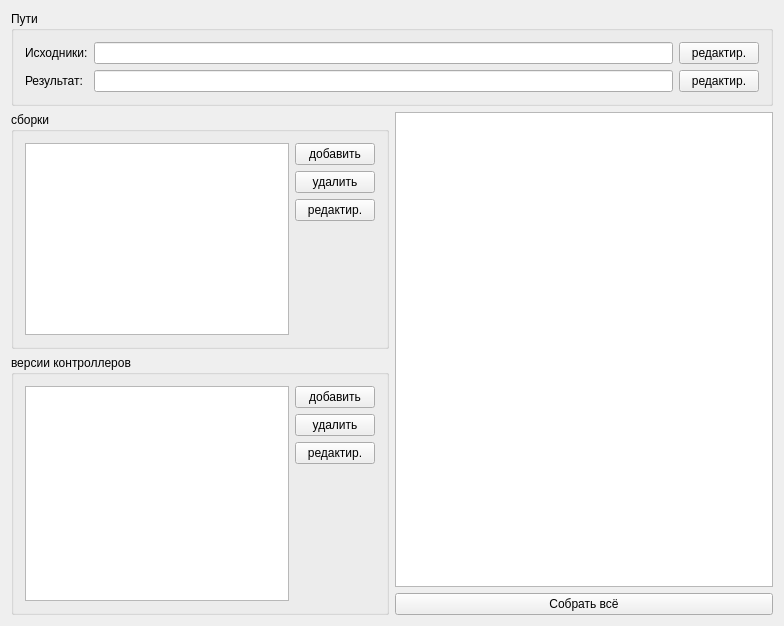
<?xml version="1.0" encoding="UTF-8"?>
<ui version="4.0">
 <class>MainWindow</class>
 <widget class="QMainWindow" name="MainWindow">
  <property name="geometry">
   <rect>
    <x>0</x>
    <y>0</y>
    <width>784</width>
    <height>626</height>
   </rect>
  </property>
  <property name="windowTitle">
   <string>MainWindow</string>
  </property>
  <widget class="QWidget" name="centralWidget">
   <layout class="QGridLayout" name="gridLayout_4">
    <item row="0" column="0" colspan="2">
     <widget class="QGroupBox" name="groupBox_3">
      <property name="title">
       <string>Пути</string>
      </property>
      <layout class="QGridLayout" name="gridLayout_3">
       <item row="0" column="0">
        <widget class="QLabel" name="label">
         <property name="text">
          <string>Исходники:</string>
         </property>
        </widget>
       </item>
       <item row="0" column="1">
        <widget class="QLineEdit" name="lineEditInpPath">
         <property name="readOnly">
          <bool>true</bool>
         </property>
        </widget>
       </item>
       <item row="0" column="2">
        <widget class="QPushButton" name="pushButtonInpPath">
         <property name="text">
          <string>редактир.</string>
         </property>
        </widget>
       </item>
       <item row="1" column="0">
        <widget class="QLabel" name="label_2">
         <property name="text">
          <string>Результат:</string>
         </property>
        </widget>
       </item>
       <item row="1" column="1">
        <widget class="QLineEdit" name="lineEditOutPath">
         <property name="readOnly">
          <bool>true</bool>
         </property>
        </widget>
       </item>
       <item row="1" column="2">
        <widget class="QPushButton" name="pushButtonOutPath">
         <property name="text">
          <string>редактир.</string>
         </property>
        </widget>
       </item>
      </layout>
     </widget>
    </item>
    <item row="1" column="0">
     <widget class="QGroupBox" name="groupBox">
      <property name="title">
       <string>сборки</string>
      </property>
      <layout class="QGridLayout" name="gridLayout">
       <item row="0" column="0" rowspan="4">
        <widget class="QListWidget" name="listWidgetBuild">
         <property name="sizePolicy">
          <sizepolicy hsizetype="Expanding" vsizetype="Expanding">
           <horstretch>0</horstretch>
           <verstretch>1</verstretch>
          </sizepolicy>
         </property>
        </widget>
       </item>
       <item row="0" column="1">
        <widget class="QPushButton" name="pushButtonAddBuild">
         <property name="text">
          <string>добавить</string>
         </property>
        </widget>
       </item>
       <item row="1" column="1">
        <widget class="QPushButton" name="pushButtonDelBuild">
         <property name="text">
          <string>удалить</string>
         </property>
        </widget>
       </item>
       <item row="2" column="1">
        <widget class="QPushButton" name="pushButtonEditBuild">
         <property name="text">
          <string>редактир.</string>
         </property>
        </widget>
       </item>
       <item row="3" column="1">
        <spacer name="verticalSpacer">
         <property name="orientation">
          <enum>Qt::Vertical</enum>
         </property>
         <property name="sizeHint" stdset="0">
          <size>
           <width>20</width>
           <height>110</height>
          </size>
         </property>
        </spacer>
       </item>
      </layout>
     </widget>
    </item>
    <item row="1" column="1" rowspan="2">
     <widget class="QTextBrowser" name="textBrowserLog"/>
    </item>
    <item row="2" column="0" rowspan="2">
     <widget class="QGroupBox" name="groupBox_2">
      <property name="sizePolicy">
       <sizepolicy hsizetype="Preferred" vsizetype="Preferred">
        <horstretch>0</horstretch>
        <verstretch>2</verstretch>
       </sizepolicy>
      </property>
      <property name="title">
       <string>версии контроллеров</string>
      </property>
      <layout class="QGridLayout" name="gridLayout_2">
       <item row="1" column="1">
        <widget class="QPushButton" name="pushButtonDelPLC">
         <property name="text">
          <string>удалить</string>
         </property>
        </widget>
       </item>
       <item row="0" column="1">
        <widget class="QPushButton" name="pushButtonAddPLC">
         <property name="text">
          <string>добавить</string>
         </property>
        </widget>
       </item>
       <item row="2" column="1">
        <widget class="QPushButton" name="pushButtonEditPLC">
         <property name="text">
          <string>редактир.</string>
         </property>
        </widget>
       </item>
       <item row="3" column="1">
        <spacer name="verticalSpacer_2">
         <property name="orientation">
          <enum>Qt::Vertical</enum>
         </property>
         <property name="sizeHint" stdset="0">
          <size>
           <width>20</width>
           <height>102</height>
          </size>
         </property>
        </spacer>
       </item>
       <item row="0" column="0" rowspan="4">
        <widget class="QTableWidget" name="tableWidgetPLC"/>
       </item>
      </layout>
     </widget>
    </item>
    <item row="3" column="1">
     <widget class="QPushButton" name="pushButtonBuildAll">
      <property name="text">
       <string>Собрать всё</string>
      </property>
     </widget>
    </item>
   </layout>
  </widget>
 </widget>
 <layoutdefault spacing="6" margin="11"/>
 <resources/>
 <connections/>
</ui>
